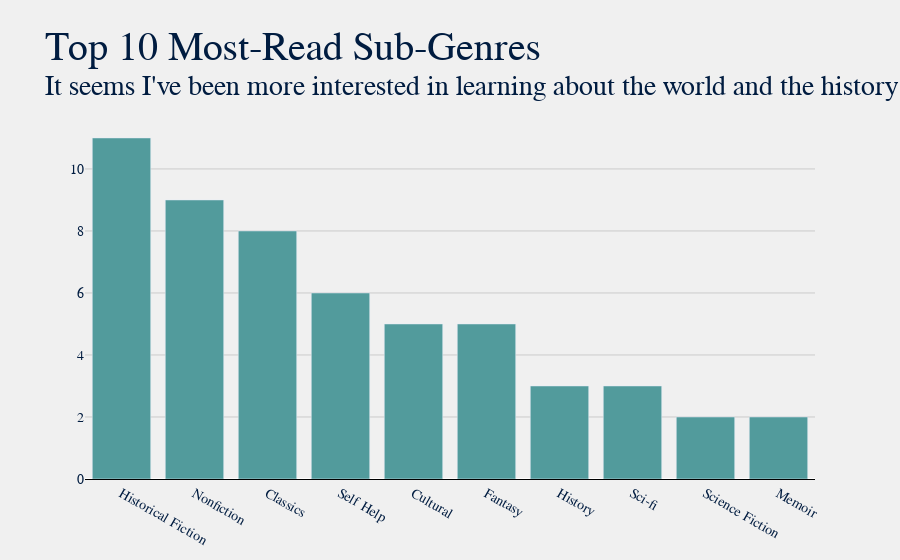

This figure's notebook cell:
### Code cell
title = "Top 10 Most-Read Sub-Genres"
sub = f"It seems I've been more interested in learning about the world and the history of things"
plot.gen_bar_graph(df, 'Sub-Genre', title, sub, 10, color="#529b9c")

### Figure 1 — Plotly figure (JSON) as saved in the notebook; plotly's stock layout.template omitted (floating-point values rounded to 4 significant figures)
{"data": [{"hovertemplate": "<b>%{x}</b>: %{y}", "marker": {"color": "#529b9c"}, "name": "", "type": "bar", "x": ["Historical Fiction", "Nonfiction", "Classics", "Self Help", "Cultural", "Fantasy", "History", "Sci-fi", "Science Fiction", "Memoir"], "y": [11, 9, 8, 6, 5, 5, 3, 3, 2, 2]}], "layout": {"autosize": true, "barmode": "group", "font": {"color": "#001c40", "family": "Baskerville", "size": 14}, "margin": {"b": 45, "l": 85, "r": 85, "t": 120}, "paper_bgcolor": "#f0f0f0", "plot_bgcolor": "#f0f0f0", "showlegend": false, "title": {"font": {"color": "#001c40", "family": "Baskerville, Bold", "size": 40}, "text": "Top 10 Most-Read Sub-Genres<br><sup>It seems I've been more interested in learning about the world and the history of things"}, "xaxis": {"autorange": true, "gridcolor": "#cbcbcb", "linecolor": "black", "range": [-0.5, 9.5], "showgrid": false, "showline": true, "title": {}, "type": "category"}, "yaxis": {"autorange": true, "gridcolor": "#cbcbcb", "linecolor": "black", "range": [0, 11.58], "showgrid": true, "showline": false, "showticklabels": true, "title": {}, "type": "linear"}}}
